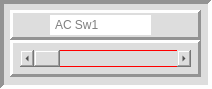
      <widget class="QFrame" name="frame_223">
       <property name="minimumSize">
        <size>
         <width>212</width>
         <height>89</height>
        </size>
       </property>
       <property name="styleSheet">
        <string notr="true">background-color: rgb(221, 221, 221);</string>
       </property>
       <property name="frameShape">
        <enum>QFrame::Panel</enum>
       </property>
       <property name="frameShadow">
        <enum>QFrame::Sunken</enum>
       </property>
       <property name="lineWidth">
        <number>4</number>
       </property>
       <property name="midLineWidth">
        <number>0</number>
       </property>
       <widget class="QFrame" name="frame_224">
        <property name="geometry">
         <rect>
          <x>10</x>
          <y>40</y>
          <width>191</width>
          <height>37</height>
         </rect>
        </property>
        <property name="styleSheet">
         <string notr="true"/>
        </property>
        <property name="frameShape">
         <enum>QFrame::Panel</enum>
        </property>
        <property name="frameShadow">
         <enum>QFrame::Raised</enum>
        </property>
        <property name="lineWidth">
         <number>3</number>
        </property>
        <widget class="QScrollBar" name="horizontalScrollBar_78">
         <property name="geometry">
          <rect>
           <x>10</x>
           <y>10</y>
           <width>171</width>
           <height>17</height>
          </rect>
         </property>
         <property name="minimumSize">
          <size>
           <width>171</width>
           <height>17</height>
          </size>
         </property>
         <property name="maximumSize">
          <size>
           <width>171</width>
           <height>17</height>
          </size>
         </property>
         <property name="styleSheet">
          <string notr="true"> border: 1px solid red</string>
         </property>
         <property name="orientation">
          <enum>Qt::Horizontal</enum>
         </property>
        </widget>
       </widget>
       <widget class="QFrame" name="frame_225">
        <property name="geometry">
         <rect>
          <x>10</x>
          <y>10</y>
          <width>191</width>
          <height>30</height>
         </rect>
        </property>
        <property name="frameShape">
         <enum>QFrame::Panel</enum>
        </property>
        <property name="frameShadow">
         <enum>QFrame::Raised</enum>
        </property>
        <property name="lineWidth">
         <number>3</number>
        </property>
        <property name="midLineWidth">
         <number>0</number>
        </property>
        <widget class="QLineEdit" name="lineEdit_78">
         <property name="geometry">
          <rect>
           <x>40</x>
           <y>5</y>
           <width>101</width>
           <height>20</height>
          </rect>
         </property>
         <property name="minimumSize">
          <size>
           <width>101</width>
           <height>20</height>
          </size>
         </property>
         <property name="maximumSize">
          <size>
           <width>101</width>
           <height>20</height>
          </size>
         </property>
         <property name="styleSheet">
          <string notr="true">QLineEdit {
 border: 3px solid wHITE;
	background-color: rgb(255, 255, 255);
}</string>
         </property>
         <property name="placeholderText">
          <string>AC Sw1</string>
         </property>
        </widget>
       </widget>
      </widget>
